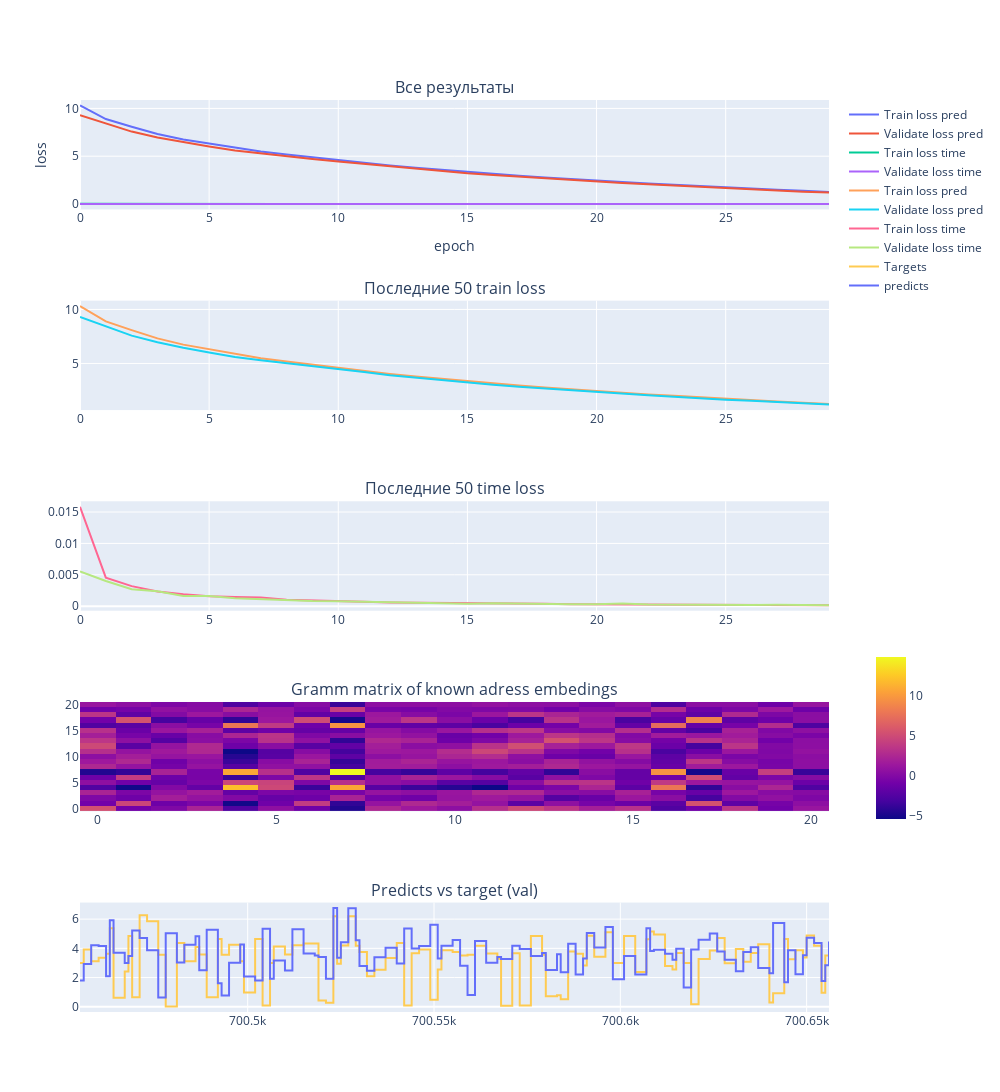

The notebook cell saved with this chart:
### Code cell
# model = nn.DataParallel(model).to("cuda")
TrainLib.train_model(model=model, model_predictor=TrainLib.time_cross_predictior,
                     result_loss=TrainLib.result_loss_slower_change, **train_params)
